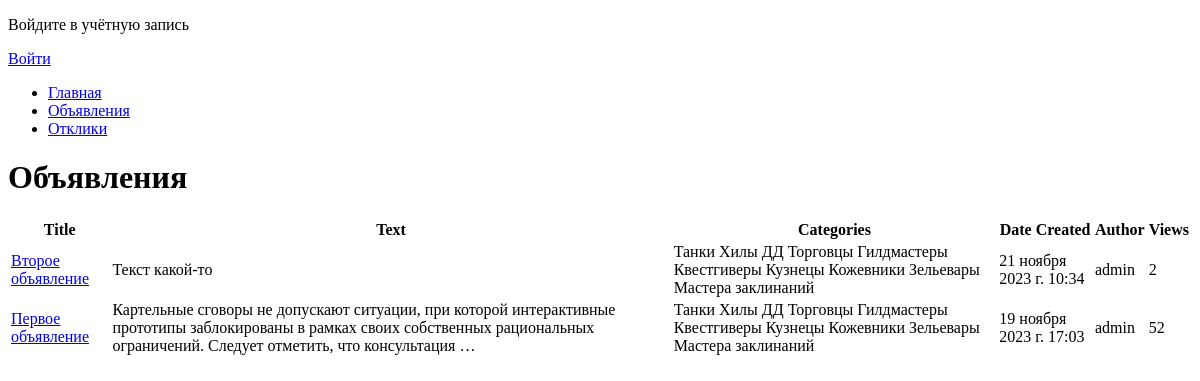
The app's page /board/ads/, older data.
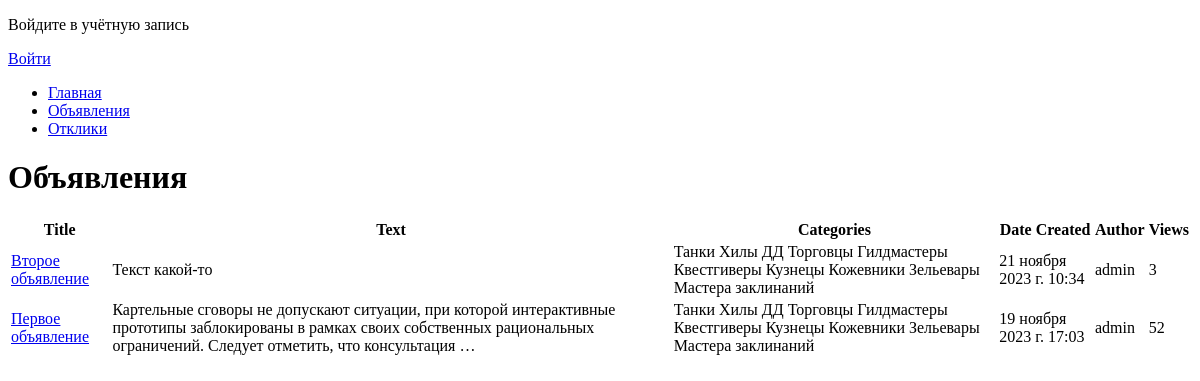
The same page, newer data.
### board/models.py (models this page shows, shortened)
class Ad(models.Model):
    title = models.CharField(max_length=100)
    author = models.ForeignKey(User, on_delete=models.CASCADE, related_name='ads_created')
    text = HTMLField()
    category = models.ForeignKey(Category, on_delete=models.CASCADE)
    date_create = models.DateTimeField(auto_now_add=True)
    status = models.CharField(max_length=20, choices=STATUS_CHOICES)
    views = models.IntegerField()
    like = models.ManyToManyField(User, through='LikePage', related_name='liked_ads')

### board/views.py (the view)
# urls.py: path('ads/', Ads.as_view(), name='ads'),
class Ads(ListView):
    model = Ad
    template_name = 'ads.html'
    context_object_name = 'ads'
    ordering = ['-date_create']
    def get_context_data(self, **kwargs):
        context = super().get_context_data(**kwargs)
        context['categories'] = Category.objects.all()
        return context

### templates/ads.html
{% extends "default.html" %}
{% block content %}
  <h1>Объявления</h1>
  <table>
    <thead>
      <tr>
        <th>Title</th>
        <th>Text</th>
        <th>Categories</th>
        <th>Date Created</th>
        <th>Author</th>
        <th>Views</th>
      </tr>
    </thead>
    <tbody>
      {% for ad in ads %}
        <tr>
          <td>
            <a href="{% url 'ads_detail' ad.id %}">{{ ad.title }}</a>
          </td>
          <td>{{ ad.text|striptags|truncatewords:20|safe }}</td>
          <td>
            {% for category in categories %}
              {{ category.title }}
            {% endfor %}
          </td>
          <td>{{ ad.date_create }}</td>
          <td>{{ ad.author }}</td>
          <td>{{ ad.views }}</td>
        </tr>
      {% endfor %}
    </tbody>
  </table>
{% endblock %}

Row changes from the older to the newer data that the page shows:
changed Ad "Второе объявление": views "2" → "3"
